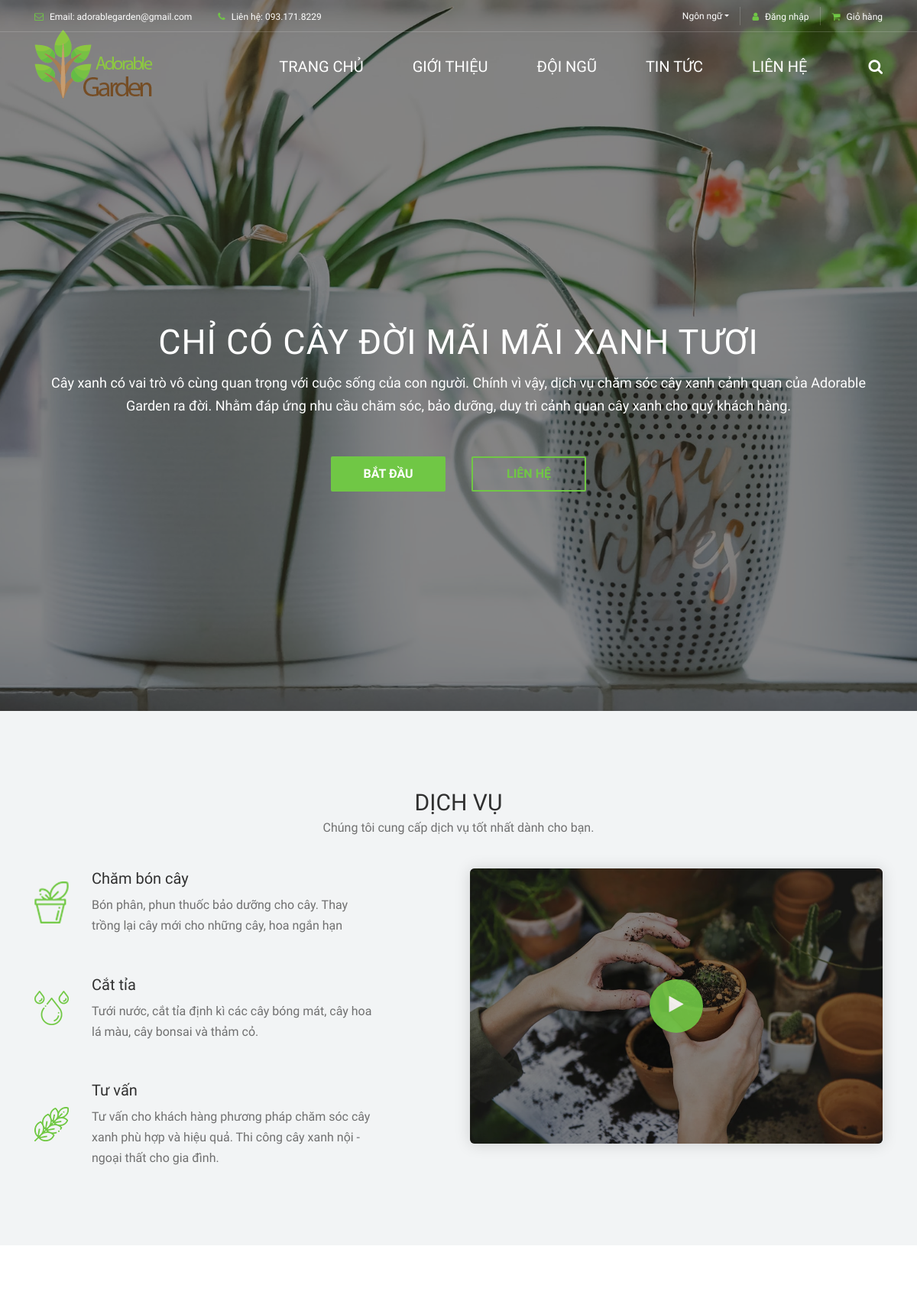
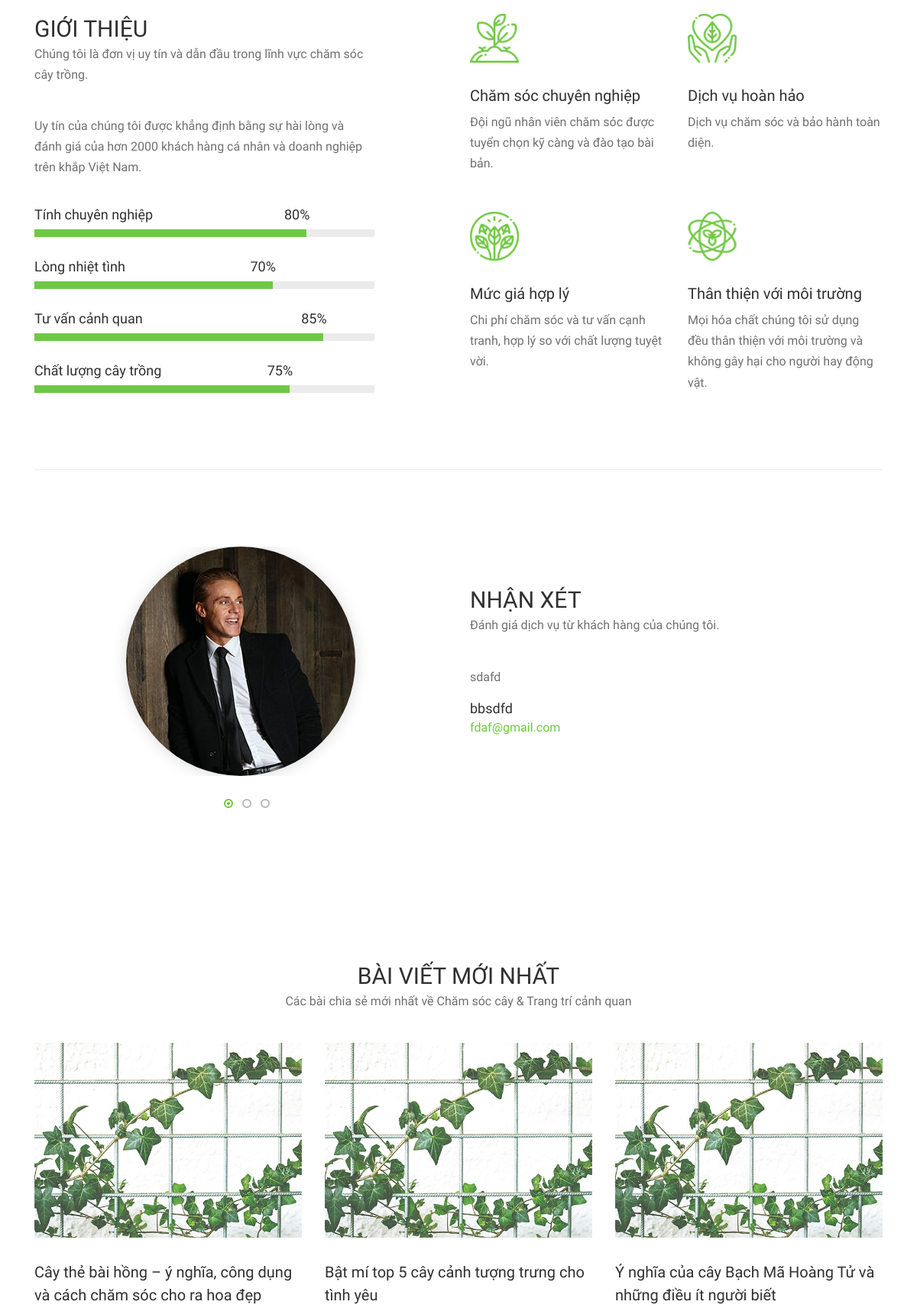
The page / (upper part) on the database its author committed (2 pictures, top to bottom).
### tables this page shows
CREATE TABLE `tbl_phan_hoi` (
  `id` int(11) NOT NULL,
  `ho_ten` varchar(100) NOT NULL,
  `noi_dung_phan_hoi` text NOT NULL,
  `tai_khoan` varchar(50) NOT NULL,
  `thoi_gian_phan_hoi` timestamp NOT NULL DEFAULT current_timestamp(),
  `tieu_de` varchar(100) NOT NULL
);

CREATE TABLE `tbl_tin_tuc` (
  `id` int(11) NOT NULL,
  `tieu_de` varchar(100) NOT NULL,
  `tac_gia` varchar(100) NOT NULL,
  `noi_dung_doc_thu` text NOT NULL,
  `noi_dung` text NOT NULL,
  `ngay_tao` timestamp NOT NULL DEFAULT current_timestamp(),
  `nguoi_tao` varchar(30) DEFAULT NULL,
  `ngay_sua` datetime DEFAULT NULL,
  `nguoi_sua` varchar(100) DEFAULT NULL,
  `anh_minh_hoa_1` text NOT NULL,
  `anh_minh_hoa_2` text NOT NULL,
  `so_luot_doc` int(11) DEFAULT NULL
);

### application/controllers/Welcome.php (called while the page is built, shortened)
<?php
class Welcome extends CI_Controller {
	public function index()
	{
		$this->load->database();
		$this->load->helper('url');
		$query = $this->db->query("
			SELECT tieu_de, tac_gia, noi_dung_doc_thu, date(ngay_tao) as ngay_tao
			FROM tbl_tin_tuc
			ORDER BY ngay_tao DESC limit 3
		");
		$query1 = $this->db->query("
			SELECT *
			FROM tbl_phan_hoi
			ORDER BY thoi_gian_phan_hoi DESC
		");
		$query2 = $this->db->query("
			SELECT *
			FROM tbl_doi_ngu
			ORDER BY ngay_tao DESC limit 3
		");
		$data['nhan_vien_moi'] = $query2->result();
		$data['tin_tuc'] = $query->result();
		$data['phan_hoi'] = $query1->result();
		$this->load->view('menu');
		$this->load->view('index.php', $data);
		$this->load->view('footer');
	}
}

### index.php (called while the page is built, shortened)
<?php
require_once BASEPATH.'core/CodeIgniter.php';

### application/views/index.php (the view, shortened to what this page needs)
    <section class="hero-area">
        <div class="hero-post-slides owl-carousel">
            <div class="single-hero-post bg-overlay">
                <div class="slide-img bg-img" style="background-image: url(../adorablegarden/img/bg-img/1.jpg);"></div>
                <div class="container h-100">
                    <div class="row h-100 align-items-center">
                        <div class="col-12">
                            <div class="hero-slides-content text-center">
                                <h2>Chỉ có cây đời mãi mãi xanh tươi</h2>
                                <p>Cây xanh có vai trò vô cùng quan trọng với cuộc sống của con người. Chính vì vậy, dịch vụ chăm sóc cây xanh cảnh quan của Adorable Garden ra đời. Nhằm đáp ứng nhu cầu chăm sóc, bảo dưỡng, duy trì cảnh quan cây xanh cho quý khách hàng.</p>
                                <div class="welcome-btn-group">
                                    <a href="shop" class="btn alazea-btn mr-30">BẮT ĐẦU</a>
                                    <a href="contact" class="btn alazea-btn active">LIÊN HỆ</a>
                                </div>
                            </div>
                        </div>
                    </div>
                </div>
            </div>
        </div>
    </section>
    <section class="our-services-area bg-gray section-padding-100-0">
        <div class="container">
            <div class="row">
                <div class="col-12">
                    <div class="section-heading text-center">
                        <h2>DỊCH VỤ</h2>
                        <p>Chúng tôi cung cấp dịch vụ tốt nhất dành cho bạn.</p>
                    </div>
                </div>
            </div>
            <div class="row justify-content-between">
                <div class="col-12 col-lg-5">
                    <div class="alazea-service-area mb-100">
                        <div class="single-service-area d-flex align-items-center wow fadeInUp" data-wow-delay="100ms">
                            <div class="service-icon mr-30">
                                <img src="../adorablegarden/img/core-img/s1.png" alt="">
                            </div>
                            <div class="service-content">
                                <h5>Chăm bón cây</h5>
                                <p>Bón phân, phun thuốc bảo dưỡng cho cây. Thay trồng lại cây mới cho những cây, hoa ngắn hạn</p>
                            </div>
                        </div>
                        <div class="single-service-area d-flex align-items-center wow fadeInUp" data-wow-delay="300ms">
                            <div class="service-icon mr-30">
                                <img src="../adorablegarden/img/core-img/s2.png" alt="">
                            </div>
                            <div class="service-content">
                                <h5>Cắt tỉa</h5>
                                <p>Tưới nước, cắt tỉa định kì các cây bóng mát, cây hoa lá màu, cây bonsai và thảm cỏ.</p>
                            </div>
                        </div>
                        <div class="single-service-area d-flex align-items-center wow fadeInUp" data-wow-delay="500ms">
                            <div class="service-icon mr-30">
                                <img src="img/core-img/s3.png" alt="">
                            </div>
                            <div class="service-content">
                                <h5>Tư vấn</h5>
                                <p>Tư vấn cho khách hàng phương pháp chăm sóc cây xanh phù hợp và hiệu quả. Thi công cây xanh nội - ngoại thất cho gia đình.</p>
                            </div>
                        </div>
                    </div>
                </div>
                <div class="col-12 col-lg-6">
                    <div class="alazea-video-area bg-overlay mb-100">
                        <a href="https://www.youtube.com/watch?v=zYaB2bKAKLg" class="video-icon">
                            <i class="fa fa-play" aria-hidden="true"></i>
                        </a>
                    </div>
                </div>
            </div>
        </div>
    </section>
    <section class="about-us-area section-padding-100-0">
        <div class="container">
            <div class="row justify-content-between">
                <div class="col-12 col-lg-5">
                    <div class="section-heading">
                        <h2>Giới thiệu</h2>
                        <p>Chúng tôi là đơn vị uy tín và dẫn đầu trong lĩnh vực chăm sóc cây trồng.</p>
                    </div>
                    <p>Uy tín của chúng tôi được khẳng định bằng sự hài lòng và đánh giá của hơn 2000 khách hàng cá nhân và doanh nghiệp trên khắp Việt Nam.</p>
                    <div class="alazea-progress-bar mb-50">
                        <div class="single_progress_bar">
                            <p>Tính chuyên nghiệp</p>
                            <div id="bar1" class="barfiller">
                                <div class="tipWrap">
                                    <span class="tip"></span>
                                </div>
                                <span class="fill" data-percentage="80"></span>
                            </div>
                        </div>
                        <div class="single_progress_bar">
                            <p>Lòng nhiệt tình</p>
                            <div id="bar2" class="barfiller">
                                <div class="tipWrap">
                                    <span class="tip"></span>
                                </div>
                                <span class="fill" data-percentage="70"></span>
                            </div>
                        </div>
                        <div class="single_progress_bar">
                            <p>Tư vấn cảnh quan</p>
                            <div id="bar3" class="barfiller">
                                <div class="tipWrap">
                                    <span class="tip"></span>
                                </div>
                                <span class="fill" data-percentage="85"></span>
                            </div>
                        </div>
                        <div class="single_progress_bar">
                            <p>Chất lượng cây trồng</p>
                            <div id="bar4" class="barfiller">
                                <div class="tipWrap">
                                    <span class="tip"></span>
                                </div>
                                <span class="fill" data-percentage="75"></span>
                            </div>
                        </div>
                    </div>
                </div>
                <div class="col-12 col-lg-6">
                    <div class="alazea-benefits-area">
                        <div class="row">
                            <div class="col-12 col-sm-6">
                                <div class="single-benefits-area">
                                    <img src="img/core-img/b1.png" alt="">
                                    <h5>Chăm sóc chuyên nghiệp</h5>
                                    <p>Đội ngũ nhân viên chăm sóc được tuyển chọn kỹ càng và đào tạo bài bản.</p>
                                </div>
                            </div>
                            <div class="col-12 col-sm-6">
                                <div class="single-benefits-area">
                                    <img src="img/core-img/b2.png" alt="">
                                    <h5>Dịch vụ hoàn hảo</h5>
                                    <p>Dịch vụ chăm sóc và bảo hành toàn diện.</p>
                                </div>
                            </div>
                            <div class="col-12 col-sm-6">
                                <div class="single-benefits-area">
                                    <img src="img/core-img/b3.png" alt="">
                                    <h5>Mức giá hợp lý</h5>
                                    <p>Chi phí chăm sóc và tư vấn cạnh tranh, hợp lý so với chất lượng tuyệt vời.</p>
                                </div>
                            </div>
                            <div class="col-12 col-sm-6">
                                <div class="single-benefits-area">
                                    <img src="img/core-img/b4.png" alt="">
                                    <h5>Thân thiện với môi trường</h5>
                                    <p>Mọi hóa chất chúng tôi sử dụng đều thân thiện với môi trường và không gây hại cho người hay động vật.</p>
                                </div>
                            </div>
                        </div>
                    </div>
                </div>
            </div>
        </div>
        <div class="container">
            <div class="row">
                <div class="col-12">
                    <div class="border-line"></div>
                </div>
            </div>
        </div>
    </section>
    <section class="testimonial-area section-padding-100">
        <div class="container">
            <div class="row">
                <div class="col-12">
                    <div class="testimonials-slides owl-carousel">
                          <?php foreach ($phan_hoi as $row) {
                         ;?>
                        <div class="single-testimonial-slide">
                            <div class="row align-items-center">
                                <div class="col-12 col-md-6">
                                    <div class="testimonial-thumb">
                                        <img src="img/bg-img/15.jpg" alt="">
                                    </div>
                                </div>
                                <div class="col-12 col-md-6">
                                    <div class="testimonial-content">
                                        <div class="section-heading">
                                            <h2>NHẬN XÉT</h2>
                                            <p>Đánh giá dịch vụ từ khách hàng của chúng tôi.</p>
                                        </div>
                                        <p><?=$row->noi_dung_phan_hoi?></p>
                                        <div class="testimonial-author-info">
                                            <h6><?=$row->ho_ten?></h6>
                                            <p><?=$row->tai_khoan?></p>
                                        </div>
                                    </div>
                                </div>
                            </div>
                        </div>
                        <?php
                            }
                            ;?>
                    </div>
                </div>
            </div>
        </div>
    </section>
    <section class="alazea-blog-area section-padding-100-0">
        <div class="container">
            <div class="row">
                <div class="col-12">
                    <div class="section-heading text-center">
                        <h2>Bài viết mới nhất</h2>
                        <p>Các bài chia sẻ mới nhất về Chăm sóc cây &amp; Trang trí cảnh quan</p>
                    </div>
                </div>
            </div>
            <div class="row justify-content-center">
                 <?php foreach ($tin_tuc as $row) {
                ;?>
                <div class="col-12 col-md-6 col-lg-4">
                    <div class="single-blog-post mb-100">
                        <div class="post-thumbnail mb-30">
                            <a href="single-post"><img src="../adorablegarden/img/bg-img/6.jpg" alt=""></a>
                        </div>
                        <div class="post-content">
                            <a href="single-post" class="post-title">
                                <h5><?=$row->tieu_de;?></h5>
                                </a>
                        </div>
                    </div>
                </div>
                <?php
                            }
                            ;?>
            </div>
        </div>
    </section>
</body>
</html>

### css/classy-nav.css (style rules this page uses)
* { margin: 0; padding: 0; }
body { font-family: "Roboto", sans-serif; }
img { height: auto; max-width: 100%; }
.bg-img { background-position: center center; background-size: cover; background-repeat: no-repeat; }
.justify-content-between { -webkit-box-pack: justify; -ms-flex-pack: justify; justify-content: space-between; }
.justify-content-center { -webkit-box-pack: center; -ms-flex-pack: center; justify-content: center; }

### rows shown on the page
tbl_phan_hoi: noi_dung_phan_hoi "sdafd", ho_ten "bbsdfd", tai_khoan "fdaf@gmail.com"
tbl_tin_tuc: tieu_de "Cây thẻ bài hồng – ý nghĩa, công dụng và cách chăm sóc cho ra hoa đẹp"
tbl_tin_tuc: tieu_de "Bật mí top 5 cây cảnh tượng trưng cho tình yêu"
tbl_tin_tuc: tieu_de "Ý nghĩa của cây Bạch Mã Hoàng Tử và những điều ít người biết"
